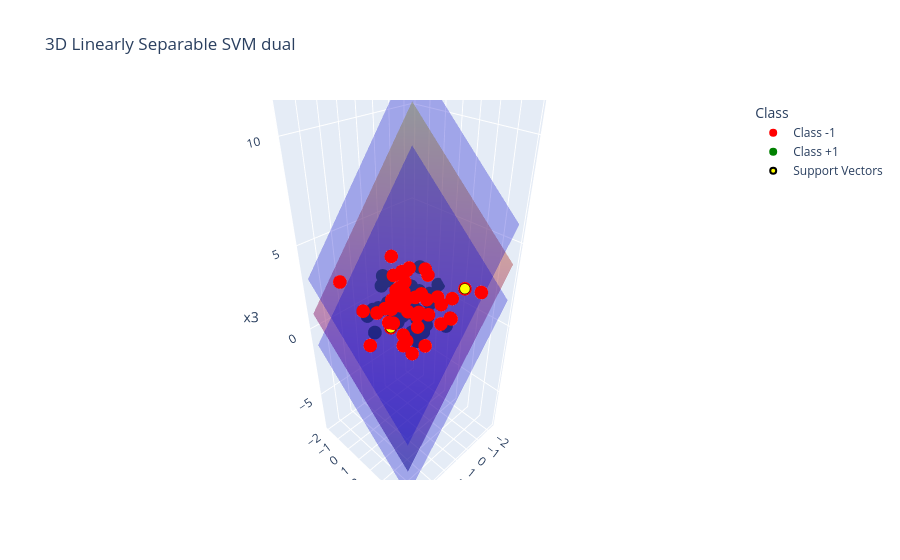

Source (notebook cell):
### Code cell
np.random.seed(2048)
n = 100 # total number of datapoints
X = np.random.randn(n, 3)
y = np.ones(n).astype(float)
X[:n//2,:] +=  3.0 # separate the classes
y[:n//2]   *= -1  # label the first half -1
w, b, alpha = linear_separable_svm_dual(X, y)
print(f"accuracy = {accuracy(X, y, w, b)}")
print("alpha =\n",alpha)
print(f"w = {w}")
print(f"b = {b}")

# Create class labels
class_labels = np.where(y == 1, "Class +1", "Class -1")

# Plot
fig = px.scatter_3d(
    x=X[:, 0],y=X[:, 1],z=X[:, 2],
    color=class_labels, title="3D Linearly Separable SVM dual",
    color_discrete_map={"Class -1": "red","Class +1": "green"},
    labels={"x": "x1","y": "x2","z": "x3","color": "Class"})


# Create grid
x_range = np.linspace(X[:,0].min(), X[:,0].max(), 30)
y_range = np.linspace(X[:,1].min(), X[:,1].max(), 30)
x_grid, y_grid = np.meshgrid(x_range, y_range)

# Decision boundary: w·x + b = 0
z0 = (-w[0]*x_grid - w[1]*y_grid - b) / w[2]

# Margin planes
z_pos = (-w[0]*x_grid - w[1]*y_grid - b - 1) / w[2] # +1
z_neg = (-w[0]*x_grid - w[1]*y_grid - b + 1) / w[2] # -1

# Add surfaces
fig.add_trace(go.Surface(
    x=x_grid, y=y_grid, z=z0,
    opacity=0.5,
    showscale=False,
    name="Decision boundary"
))

fig.add_trace(go.Surface(
    x=x_grid, y=y_grid, z=z_pos,
    opacity=0.3,
    showscale=False,
    colorscale=[[0, 'blue'], [1, 'blue']],
    name="+1 margin"
))

fig.add_trace(go.Surface(
    x=x_grid, y=y_grid, z=z_neg,
    opacity=0.3,
    showscale=False,
    colorscale=[[0, 'blue'], [1, 'blue']],
    name="-1 margin"
))

support_vectors = X[alpha > 0]

fig.add_scatter3d(
    x=support_vectors[:, 0],
    y=support_vectors[:, 1],
    z=support_vectors[:, 2],
    mode="markers",
    name="Support Vectors",
    marker=dict(size=6,color="yellow",line=dict(color="black", width=2)))

fig.show()

### Figure 1 — Plotly figure (JSON) as saved in the notebook; plotly's stock layout.template omitted (floating-point values rounded to 4 significant figures; data arrays with more than 128 entries replaced by an {"elided": "..."} marker saying what was removed)
{"data": [{"hovertemplate": "Class=Class -1<br>x1=%{x}<br>x2=%{y}<br>x3=%{z}<extra></extra>", "legendgroup": "Class -1", "marker": {"color": "red", "symbol": "circle"}, "mode": "markers", "name": "Class -1", "scene": "scene", "showlegend": true, "type": "scatter3d", "x": [1.954, 3.899, 3.637, 2.592, 2.182, 2.511, 2.062, 1.659, 3.314, 2.734, 2.611, 1.868, 1.671, 3.531, 2.53, 4.516, 4.249, 2.363, 3.552, 1.484, 1.926, 2.263, 3.417, 3.151, 3.8, 3.605, 0.0619, 1.242, 3.778, 2.989, 1.873, 0.2676, 2.641, 4.306, 2.17, 4.18, 2.713, 1.171, 3.423, 4.786, 2.726, 3.29, 2.478, 3.188, 2.862, 2.505, 3.137, 1.873, 2.723, 2.59], "y": [3.258, 1.023, 2.722, 3.517, 2.178, 1.556, 2.867, 1.689, 3.326, 3.447, 2.454, 4.609, 1.843, 1.577, 4.613, 4.868, 1.829, 1.96, 3.139, 2.86, 1.804, 3.156, 2.25, 2.272, 3.607, 2.717, 4.869, 3.283, 3.476, 3.083, 4.664, 4.085, 3.855, 3.06, 3.581, 3.999, 2.204, 4.096, 2.881, 0.6758, 3.832, 3.817, 2.187, 3.169, 2.046, 3.169, 2.081, 4.095, 2.256, 1.91], "z": [3.179, 2.358, 3.257, 3.955, 2.763, 4.976, 2.283, 3.914, 1.587, 2.137, 3.528, 2.822, 4.114, 2.352, 3.931, 2.618, 0.9449, 2.629, 4.566, 4.108, 3.44, 2.51, 2.107, 1.923, 2.404, 3.743, 3.439, 2.967, 3.92, 2.964, 2.813, 3.353, 1.19, 3.838, 2.607, 2.283, 3.64, 3.265, 3.953, 4.269, 5.432, 4.286, 4.446, 3.779, 4.355, 2.488, 1.526, 2.192, 3.027, 3.353]}, {"hovertemplate": "Class=Class +1<br>x1=%{x}<br>x2=%{y}<br>x3=%{z}<extra></extra>", "legendgroup": "Class +1", "marker": {"color": "green", "symbol": "circle"}, "mode": "markers", "name": "Class +1", "scene": "scene", "showlegend": true, "type": "scatter3d", "x": [0.3244, -1.423, -0.9333, 1.349, -0.1617, -0.6173, -0.1849, 0.4816, 0.2626, 1.308, 1.854, 0.46, -0.7155, -1.026, 0.6264, -0.0273, 0.01017, -0.221, -0.2458, -0.2998, 1.203, -0.7955, 0.04496, 0.05474, -0.3071, -0.1913, 1.073, 0.8086, -0.2889, 0.3535, -0.3263, -1.287, 0.6651, -0.8735, 1.126, 0.8696, -0.5604, 0.5629, 0.3336, -1.303, 0.3008, -1.362, -0.5048, 1.622, -2.355, -0.8997, 1.395, -0.07326, -0.6858, 0.9023], "y": [-1.607, 0.3108, -0.6481, -0.7821, 1.323, -0.5361, 0.6324, -0.4587, 1.513, -0.94, -1.273, 0.09162, -0.6356, 0.04824, -0.7351, 1.671, -0.3585, -0.1432, 0.7807, -0.1037, -0.7272, -1.808, -1.198, -0.9134, 1.003, 0.5815, 1.011, -0.3715, 0.3148, 0.7398, -1.968, -1.372, 0.8802, 0.07029, -1.597, -0.2114, -0.2472, 0.3674, 1.439, 0.8045, 0.8356, 1.758, 0.3045, -1.056, 0.1951, 0.8379, -0.0541, -1.713, 0.2893, 0.1658], "z": [1.434, -1.304, -0.5294, 0.04354, -0.6784, -0.3501, -2.318, -0.6515, -0.8308, 0.08187, -0.3736, -0.3927, 0.1122, -1.609, -0.05782, 1.062, 2.068, -0.09318, -0.6057, 0.8689, 1.628, -1.4, -1.566, -1.145, -0.3671, -0.09204, 0.8851, 0.1468, -0.4236, -1.247, 0.6277, 0.08673, 0.4016, 0.6469, -2.214, 0.1178, 0.9624, 0.6106, 0.3129, 0.1838, 0.4914, -1.2, -1.054, 0.06622, 0.4134, 0.8361, 0.9459, 1.025, 2.413, -0.5274]}, {"name": "Decision boundary", "opacity": 0.5, "showscale": false, "type": "surface", "x": {"elided": "30x30 float values"}, "y": {"elided": "30x30 float values"}, "z": {"elided": "30x30 float values"}}, {"colorscale": [[0, "blue"], [1, "blue"]], "name": "+1 margin", "opacity": 0.3, "showscale": false, "type": "surface", "x": {"elided": "30x30 float values"}, "y": {"elided": "30x30 float values"}, "z": {"elided": "30x30 float values"}}, {"colorscale": [[0, "blue"], [1, "blue"]], "name": "-1 margin", "opacity": 0.3, "showscale": false, "type": "surface", "x": {"elided": "30x30 float values"}, "y": {"elided": "30x30 float values"}, "z": {"elided": "30x30 float values"}}, {"marker": {"color": "yellow", "line": {"color": "black", "width": 2}, "size": 6}, "mode": "markers", "name": "Support Vectors", "type": "scatter3d", "x": [2.363, 0.2676, 3.137, 1.073], "y": [1.96, 4.085, 2.081, 1.011], "z": [2.629, 3.353, 1.526, 0.8851]}], "layout": {"legend": {"title": {"text": "Class"}, "tracegroupgap": 0}, "scene": {"domain": {"x": [0, 1], "y": [0, 1]}, "xaxis": {"title": {"text": "x1"}}, "yaxis": {"title": {"text": "x2"}}, "zaxis": {"title": {"text": "x3"}}}, "title": {"text": "3D Linearly Separable SVM dual"}}}
